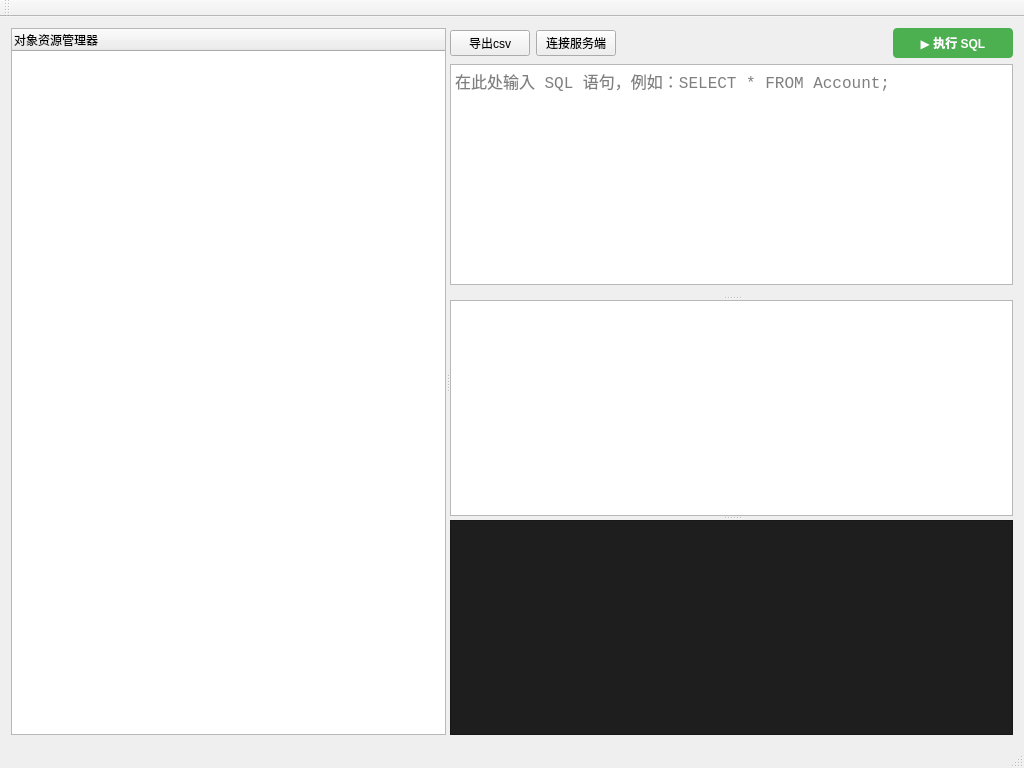
<?xml version="1.0" encoding="UTF-8"?>
<ui version="4.0">
 <class>DBMS_ClientClass</class>
 <widget class="QMainWindow" name="DBMS_ClientClass">
  <property name="geometry">
   <rect>
    <x>0</x>
    <y>0</y>
    <width>1024</width>
    <height>768</height>
   </rect>
  </property>
  <property name="windowTitle">
   <string>412 DBMS (Client)</string>
  </property>
  <widget class="QWidget" name="centralWidget">
   <layout class="QHBoxLayout" name="horizontalLayout">
    <item>
     <widget class="QSplitter" name="mainSplitter">
      <property name="orientation">
       <enum>Qt::Orientation::Horizontal</enum>
      </property>
      <widget class="QTreeWidget" name="treeWidget">
       <property name="minimumSize">
        <size>
         <width>258</width>
         <height>258</height>
        </size>
       </property>
       <column>
        <property name="text">
         <string>对象资源管理器</string>
        </property>
       </column>
      </widget>
      <widget class="QSplitter" name="rightSplitter">
       <property name="orientation">
        <enum>Qt::Orientation::Vertical</enum>
       </property>
       <widget class="QWidget" name="editorContainer" native="true">
        <layout class="QVBoxLayout" name="verticalLayout">
         <property name="leftMargin">
          <number>0</number>
         </property>
         <property name="topMargin">
          <number>0</number>
         </property>
         <property name="rightMargin">
          <number>0</number>
         </property>
         <item>
          <layout class="QHBoxLayout" name="toolLayout">
           <item>
            <widget class="QPushButton" name="btnExport">
             <property name="text">
              <string>导出csv</string>
             </property>
            </widget>
           </item>
           <item>
            <widget class="QPushButton" name="btnConnect">
             <property name="text">
              <string>连接服务端</string>
             </property>
            </widget>
           </item>
           <item>
            <spacer name="horizontalSpacer">
             <property name="orientation">
              <enum>Qt::Orientation::Horizontal</enum>
             </property>
             <property name="sizeHint" stdset="0">
              <size>
               <width>40</width>
               <height>20</height>
              </size>
             </property>
            </spacer>
           </item>
           <item>
            <widget class="QPushButton" name="btnRun">
             <property name="minimumSize">
              <size>
               <width>120</width>
               <height>30</height>
              </size>
             </property>
             <property name="font">
              <font>
               <bold>true</bold>
              </font>
             </property>
             <property name="styleSheet">
              <string>background-color: #4CAF50; color: white; border-radius: 4px;</string>
             </property>
             <property name="text">
              <string>▶ 执行 SQL</string>
             </property>
            </widget>
           </item>
          </layout>
         </item>
         <item>
          <widget class="QTextEdit" name="sqlEditor">
           <property name="font">
            <font>
             <family>Consolas</family>
             <pointsize>12</pointsize>
            </font>
           </property>
           <property name="placeholderText">
            <string>在此处输入 SQL 语句，例如：SELECT * FROM Account;</string>
           </property>
          </widget>
         </item>
        </layout>
       </widget>
       <widget class="QTableWidget" name="resultTable">
        <property name="alternatingRowColors">
         <bool>true</bool>
        </property>
       </widget>
       <widget class="QTextBrowser" name="logBrowser">
        <property name="font">
         <font>
          <family>Consolas</family>
          <pointsize>10</pointsize>
         </font>
        </property>
        <property name="styleSheet">
         <string>background-color: #1e1e1e; color: #00ff00;</string>
        </property>
       </widget>
      </widget>
     </widget>
    </item>
   </layout>
  </widget>
  <widget class="QMenuBar" name="menuBar">
   <property name="geometry">
    <rect>
     <x>0</x>
     <y>0</y>
     <width>1024</width>
     <height>21</height>
    </rect>
   </property>
  </widget>
  <widget class="QToolBar" name="mainToolBar">
   <attribute name="toolBarArea">
    <enum>TopToolBarArea</enum>
   </attribute>
   <attribute name="toolBarBreak">
    <bool>false</bool>
   </attribute>
  </widget>
  <widget class="QStatusBar" name="statusBar"/>
 </widget>
 <layoutdefault spacing="6" margin="11"/>
 <resources/>
 <connections/>
</ui>
